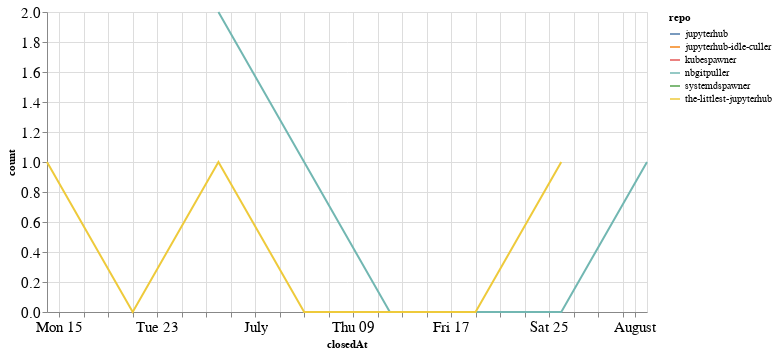

Here is the notebook cell this chart was saved with:
### Code cell
closed_by_time = closed_by.groupby('repo').resample('W', on='closedAt').count()['author'].reset_index()
closed_by_time = closed_by_time.rename(columns={'author': 'count'})

alt.Chart(closed_by_time, width=600).mark_line().encode(
    x='closedAt',
    y='count',
    color='repo',
    tooltip="repo"
)

### Figure 1 — Vega-Lite specification as saved in the notebook (floating-point values rounded to 4 significant figures)
{"config": {"axisLeft": {"labelFontSize": 15}, "axisBottom": {"labelFontSize": 15}}, "data": {"name": "data-0d1b41525df284d34e8adc1220b42ceb"}, "mark": "line", "encoding": {"color": {"type": "nominal", "field": "repo"}, "tooltip": {"type": "nominal", "field": "repo"}, "x": {"type": "temporal", "field": "closedAt"}, "y": {"type": "quantitative", "field": "count"}}, "width": 600, "$schema": "https://vega.github.io/schema/vega-lite/v4.8.1.json", "datasets": {"data-0d1b41525df284d34e8adc1220b42ceb": [{"repo": "jupyterhub", "closedAt": "2020-06-14T00:00:00", "count": 1}, {"repo": "jupyterhub-idle-culler", "closedAt": "2020-06-21T00:00:00", "count": 1}, {"repo": "kubespawner", "closedAt": "2020-08-02T00:00:00", "count": 1}, {"repo": "nbgitpuller", "closedAt": "2020-06-28T00:00:00", "count": 2}, {"repo": "nbgitpuller", "closedAt": "2020-07-05T00:00:00", "count": 1}, {"repo": "nbgitpuller", "closedAt": "2020-07-12T00:00:00", "count": 0}, {"repo": "nbgitpuller", "closedAt": "2020-07-19T00:00:00", "count": 0}, {"repo": "nbgitpuller", "closedAt": "2020-07-26T00:00:00", "count": 0}, {"repo": "nbgitpuller", "closedAt": "2020-08-02T00:00:00", "count": 1}, {"repo": "systemdspawner", "closedAt": "2020-07-26T00:00:00", "count": 1}, {"repo": "the-littlest-jupyterhub", "closedAt": "2020-06-14T00:00:00", "count": 1}, {"repo": "the-littlest-jupyterhub", "closedAt": "2020-06-21T00:00:00", "count": 0}, {"repo": "the-littlest-jupyterhub", "closedAt": "2020-06-28T00:00:00", "count": 1}, {"repo": "the-littlest-jupyterhub", "closedAt": "2020-07-05T00:00:00", "count": 0}, {"repo": "the-littlest-jupyterhub", "closedAt": "2020-07-12T00:00:00", "count": 0}, {"repo": "the-littlest-jupyterhub", "closedAt": "2020-07-19T00:00:00", "count": 0}, {"repo": "the-littlest-jupyterhub", "closedAt": "2020-07-26T00:00:00", "count": 1}]}}
